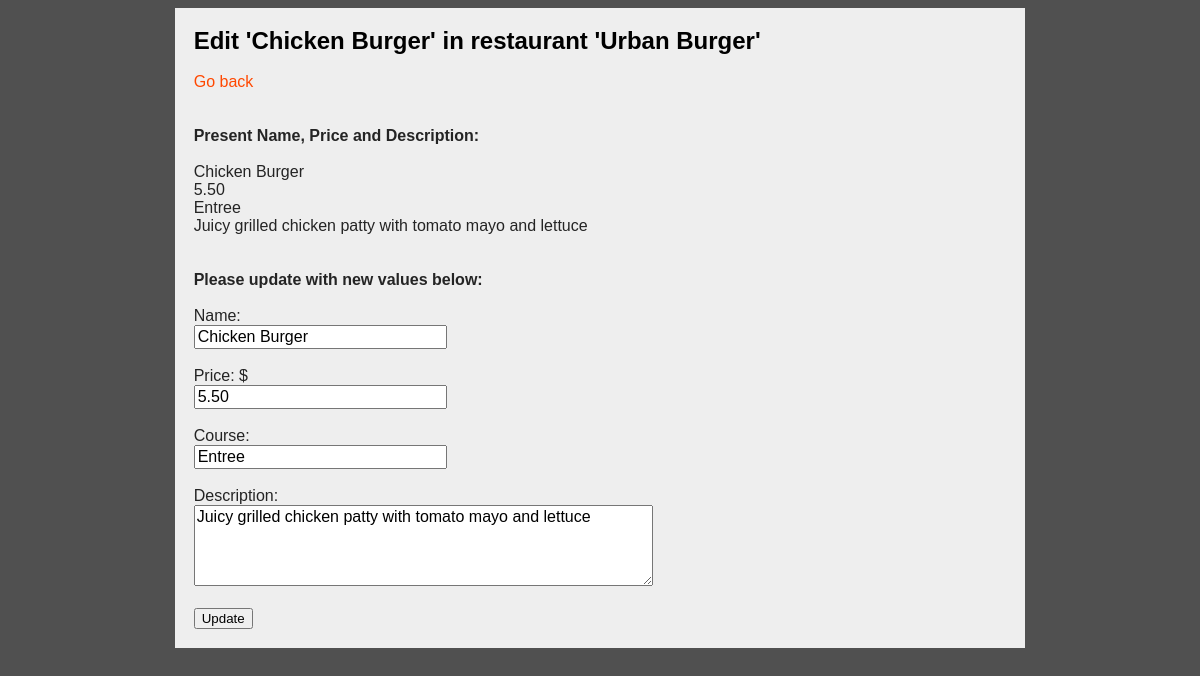
The app's page /restaurants/1/3/edit/ (signed in) with its own data.
### database_setup.py (models this page shows, shortened)
class MenuItem(Base):
    __tablename__ = 'menu_item'
    name = Column(String(80), nullable=False)
    id = Column(Integer, primary_key=True)
    description = Column(String(250))
    price = Column(String(8))
    course = Column(String(250))
    time_of_entry = Column(DateTime, default=datetime.datetime.utcnow)
    restaurant_id = Column(Integer, ForeignKey('restaurant.id'))
    restaurant = relationship(Restaurant)
    creater_id = Column(String(80), ForeignKey('user.id'))
    creater = relationship(User)

class Restaurant(Base):
    __tablename__ = 'restaurant'
    id = Column(Integer, primary_key=True)
    name = Column(String(250), nullable=False)
    creater_id = Column(String(250), ForeignKey('user.id'))
    creater = relationship(User)

### flask_app.py (the view, shortened to what this page needs)
@app.route(
    edit_item_path.format(res_id='<int:res_id>', item_id='<int:item_id>'),
    methods=['GET', 'POST']
)
def editItmPg(res_id, item_id):
    if request.referrer == '' or \
        request.referrer is None:
        print("\n>> Error: Landed directly!\n")
        return redirect(url_for('index'))
    if 'username' not in session:
        print("\n>> Error: User not logged in!\n")
        return redirect(url_for('loginPg'))
    local_id = getLocalID(session['email'])
    if local_id == None:
        print("\n>> Error: User account not found!\n")
        return redirect(url_for('loginPg'))
    res = db_session.query(Restaurant).filter_by(id=res_id).one()
    if res:
        if str(local_id) != str(res.creater_id):
            print("\n>> Error: User is not the creater!\n")
            return redirect(url_for('allResPg'))
        item = db_session.query(MenuItem).filter_by(
                id=item_id,
                restaurant_id=res_id
            ).one()
        if item:
            if request.method == 'GET':
                return render_template(
                        'edit_item.html',
                        item=item,
                        res=res
                    )
        return redirect(url_for('resPg', res_id=res_id))
    return redirect(url_for('allResPg'))

### flask_app.py (called while the page is built)
@app.context_processor
def override_url_for():
    return dict(url_for=dated_url_for)

def dated_url_for(endpoint, **values):
    if endpoint == 'static':
        filename = values.get('filename', None)
        if filename:
            file_path = os.path.join(app.root_path,
                                     endpoint, filename)
            values['q'] = int(os.stat(file_path).st_mtime)
    return url_for(endpoint, **values)

def getLocalID(email):
    try:
        user = db_session.query(User).filter_by(email=email).first()
        return user.id
    except:
        return None

### templates/edit_item.html (shortened to what this page needs)
<!DOCTYPE html>
  <head>
    <link
      rel=stylesheet
      type=text/css
      href="{{ url_for('static', filename='styles.css') }}">
  </head>
  <body>
    <main>
      <h3>Edit '{{item.name}}' in restaurant '{{res.name}}'</h3>
      <br>
      <a href="{{url_for('resPg', res_id = res.id)}}">Go back</a><br>
      <br>
      <br>
      <p>
        <b>Present Name, Price and Description:</b><br>
        <br>
        {{item.name}}<br>
        {{item.price}}<br>
        {{item.course}}<br>
        {{item.description}}<br>
        <br>
        <br>
        <b>Please update with new values below:</b><br>
        <br>
      </p>
      <form method="POST">
        <p>Name:</p>
        <input
          type="text"
          placeholder="Item name"
          name="item_name"
          value="{{item.name}}"><br>
        <br>
        <p>Price: $</p>
        <input
          type="text"
          placeholder="Item price"
          name="item_price"
          value="{{item.price}}"><br>
        <br>
        <p>Course:</p>
        <input
          type="text"
          placeholder="Item course"
          name="item_course"
          value="{{item.course}}"><br>
        <br>
        <p>Description:</p>
        <textarea
          placeholder="Item Description"
          name="item_desc">{{item.description}}</textarea><br>
        <br>
        <button type="submit">Update</button>
      </form>
    </main>
  </body>
</html>

### static/styles.css (style rules this page uses)
body { font-family: Calibri, Helvetica, sans-serif; background-color: #505050; display: grid; grid-template-columns: auto minmax(auto, 225mm) auto; }
h1, h3, h5, p, a, div, section, article, nav, footer, textarea { margin: 0; }
h3 { font-size: 1.5em; }
p { color: rgb(36, 36, 36); }
a { text-decoration: none; color: #ff4800; }
input { font-family: Calibri, Helvetica, sans-serif; font-size: 1em; width: 100%; max-width: 65mm; min-width: 20mm; }
textarea { font-family: Calibri, Helvetica, sans-serif; font-size: 1em; width: 100%; max-width: 120mm; min-width: 20mm; height: 20mm; min-height: 10mm; }
main { grid-column: 2/3; background-color: #eeeeee; padding: 5mm; }

### records on screen
MenuItem: name "Chicken Burger", price "5.50", course "Entree", description "Juicy grilled chicken patty with tomato mayo and lettuce", item_name "Chicken Burger", item_price "5.50", item_course "Entree", item_desc "Juicy grilled chicken patty with tomato mayo and lettuce"
Restaurant: name "Urban Burger"
